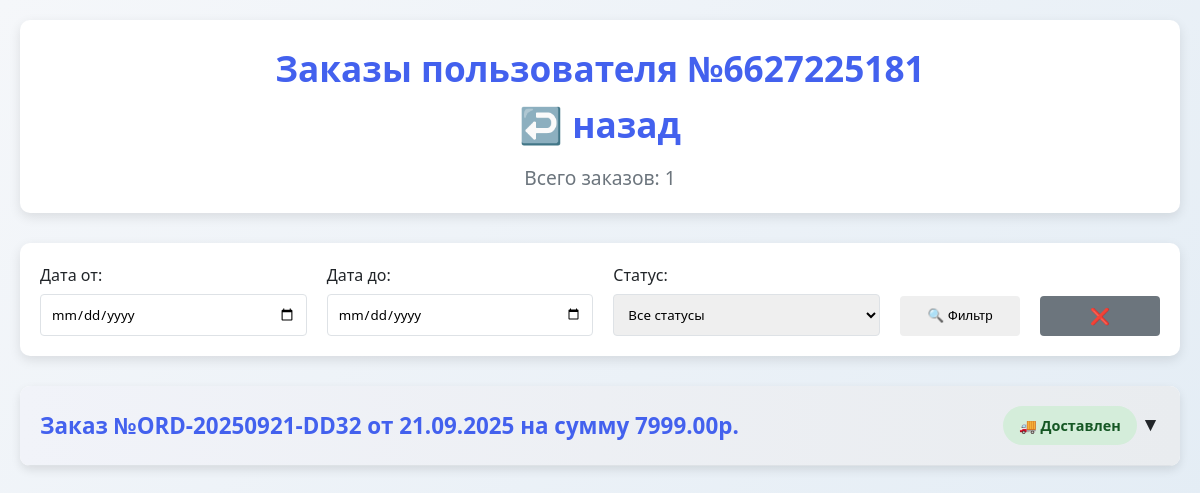
Screenshot of /orders/orders-page/user-orders/?user_id=6627225181 with the database file from the repository.
### database/models.py (models this page shows)
class Order(Base):
    __tablename__ = 'orders'
    id = Column(Integer, primary_key=True, index=True)
    user_id = Column(Integer, nullable=False)
    created_at = Column(DateTime, default=lambda: datetime.now(timezone(timedelta(hours=3))))
    status = Column(String(50), default="new")  # new / confirmed / delivered / cancelled
    total_amount = Column(Float, nullable=False)
    customer_name = Column(String(100))
    customer_phone = Column(String(20))
    customer_address = Column(String(300))
    delivery_method = Column(String(50))
    order_number = Column(String(20), unique=True, nullable=False)
    items = relationship("OrderItem", back_populates="order")

### api/routes/orders.py (the view)
@router.get("/orders-page/user-orders/", response_class=HTMLResponse)
def get_user_orders(
        request: Request,
        user_id: int = Query(None, description="ID пользователя"),
        date_from: str = Query(None),
        date_to: str = Query(None),
        status: str = Query(None),
        db: Session = Depends(get_db)
):
    query = db.query(Order).options(
        joinedload(Order.items).joinedload(OrderItem.product)  # ← загружаем товары
    )
    if user_id:
        query = query.filter(Order.user_id == user_id)
    if date_from:
        try:
            date_from_obj = datetime.strptime(date_from, "%Y-%m-%d")
            query = query.filter(Order.created_at >= date_from_obj)
        except ValueError:
            pass
    if date_to:
        try:
            date_to_obj = datetime.strptime(date_to, "%Y-%m-%d")
            date_to_obj = date_to_obj.replace(hour=23, minute=59, second=59)
            query = query.filter(Order.created_at <= date_to_obj)
        except ValueError:
            pass
    if status:
        query = query.filter(Order.status == status)
    orders = query.order_by(Order.created_at.desc()).all()
    for order in orders:
        for item in order.items:
            if hasattr(item, 'product') and item.product:
                item.product_name = item.product.name
            else:
                item.product_name = "Товар не найден"
    return templates.TemplateResponse("orders.html", {
        "request": request,
        "orders": orders,
        "date_from": date_from,
        "date_to": date_to,
        "status": status
    })

### templates/orders.html (shortened to what this page needs)
<!DOCTYPE html>
<html lang="ru">
<head>
</head>
<body>
    <div class="container">
        <header>
            <h1>
    <a href="/orders/orders-page/" style="text-decoration: none; color: inherit;">
        {% if request.query_params.get('user_id') %}
        Заказы пользователя №{{ request.query_params.get('user_id') }}<br>
        ↩️ назад
    {% else %}
        Управление заказами
    {% endif %}
    </a>
</h1>
            <p class="summary">Всего заказов: {{ orders|length }}</p>
        </header>
        <div class="filters">
    <form id="filter-form" method="GET">
        <div class="filter-row">
            <div class="filter-group">
                <label for="date_from">Дата от:</label>
                <input type="date" id="date_from" name="date_from" value="{{ request.query_params.get('date_from', '') }}">
            </div>
            <div class="filter-group">
                <label for="date_to">Дата до:</label>
                <input type="date" id="date_to" name="date_to" value="{{ request.query_params.get('date_to', '') }}">
            </div>
            <div class="filter-group">
                <label for="status">Статус:</label>
                <select id="status" name="status">
                    <option value="">Все статусы</option>
                </select>
            </div>
            <button type="submit" class="filter-button">🔍 Фильтр</button>
            <a href="/orders/orders-page/user-orders/{% if request.query_params.get('user_id') %}?user_id={{ request.query_params.get('user_id') }}{% endif %}" class="filter-button" style="text-decoration:none; background-color: var(--gray);">❌</a>
        </div>
    </form>
</div>
        {% for order in orders %}
        <div class="order" data-order-id="{{ order.id }}" onclick="toggleOrderDetails(this)">
            <div class="order-header">
                <div class="order-number">Заказ №{{ order.order_number }} от {{ order.created_at.strftime('%d.%m.%Y') }} на сумму {{ "%.2f"|format(order.total_amount) }}р.</div>
                <div>
                    <div class="order-status status-{{ order.status }}">
                        {% if order.status == 'new' %}🆕 Новый
                        {% elif order.status == 'confirmed' %}✅ Подтвержден
                        {% elif order.status == 'cancelled' %}❌ Отменен
                        {% elif order.status == 'delivered' %}🚚 Доставлен
                        {% else %}{{ order.status }}{% endif %}
                    </div>
                    <span class="toggle-icon">▼</span>
                </div>
            </div>
        </div>
        {% else %}
        <div style="text-align: center; padding: 40px; background: white; border-radius: var(--radius); box-shadow: 0 4px 12px var(--shadow);">
            <h3>📭 Нет заказов</h3>
            <p>Заказов пока не поступало.</p>
        </div>
        {% endfor %}
    </div>
</body>
</html>

### templates/orders.html (style rules this page uses)
:root { --primary: #4361ee; --success: #4cc9f0; --warning: #f72585; --danger: #e63946; --light: #f8f9fa; --dark: #212529; --gray: #6c757d; --border: #dee2e6; --shadow: rgba(0, 0, 0, 0.1); --radius: 10px; }
* { margin: 0; padding: 0; box-sizing: border-box; }
.filters { background: white; border-radius: var(--radius); box-shadow: 0 4px 12px var(--shadow); padding: 20px; margin-bottom: 30px; }
.filter-row { display: flex; flex-wrap: wrap; gap: 20px; align-items: end; }
.filter-group { display: flex; flex-direction: column; flex: 1; min-width: 200px; }
.filter-group label { font-weight: 500; margin-bottom: 5px; color: var(--dark); }
.filter-group input, .filter-group select { padding: 10px; border: 1px solid var(--border); border-radius: 4px; font-family: inherit; }
.filter-button { height: 40px; line-height: 40px; text-align: center; padding: 0 20px; border: none; border-radius: 4px; font-weight: 500; cursor: pointer; width: 120px; box-sizing: border-box; }
body { font-family: 'Segoe UI', Tahoma, Geneva, Verdana, sans-serif; background: linear-gradient(135deg, #f5f7fa 0%, #e4edf5 100%); color: var(--dark); padding: 20px; line-height: 1.6; }
.container { max-width: 1200px; margin: 0 auto; }
header { text-align: center; margin-bottom: 30px; padding: 20px; background: white; border-radius: var(--radius); box-shadow: 0 4px 12px var(--shadow); }
h1 { font-size: 2.2rem; color: var(--primary); margin-bottom: 10px; }
.summary { font-size: 1.2rem; color: var(--gray); }
.order { background: white; border-radius: var(--radius); box-shadow: 0 4px 10px var(--shadow); margin-bottom: 25px; overflow: hidden; transition: transform 0.3s ease, box-shadow 0.3s ease; cursor: pointer; }
.order-header { display: flex; justify-content: space-between; align-items: center; padding: 20px; background: linear-gradient(to right, #f1f3f9, #e9ecef); border-bottom: 1px solid var(--border); }
.order-number { font-weight: bold; font-size: 1.4rem; color: var(--primary); }
.order-status { padding: 8px 16px; border-radius: 20px; font-weight: bold; font-size: 0.9rem; text-align: center; display: inline-block; }
.status-delivered { background: #d4edda; color: #155724; }
.toggle-icon { font-size: 1.2rem; transition: transform 0.3s ease; }

### rows the page displays
Order: order_number "ORD-20250921-DD32", created_at "21.09.2025", total_amount "7999.00", status "🚚 Доставлен"

### other values shown
{{ request.query_params.get('user_id') }} "6627225181"
{{ orders|length }} "1"
